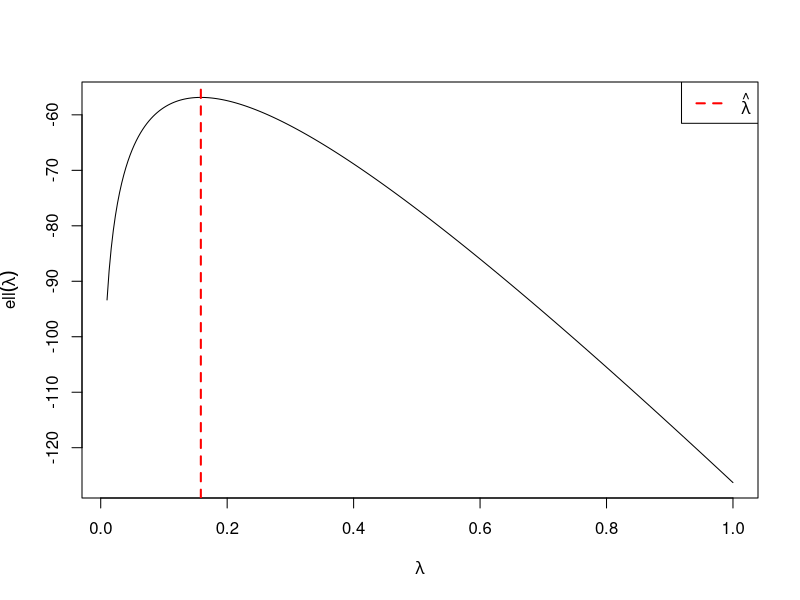

The R source for this figure:
setwd("C:/Users/savli/Documents/Programação/R")

# ----------- QUESTÃO 1 ----------- #
# Considera-se que o tempo de vida segue uma distribuição exponencial com taxa λ > 0

# 1.1) PDF da distribuição exponencial
exp_pdf <- function(x, lambda){
  return(lambda * exp(-lambda * x))
}

# 1.2(a) Função de verossimilhança(likelihood)
likelihood_exp <- function(x, lambda) {
  return(prod(exp_pdf(x, lambda)))
}

# 1.2(b) Função log-verossimilhança(log likelihood)
loglike_exp <- function(x, lambda) {
  n <- length(x)
  return(n * log(lambda) - lambda * sum(x))
}

# 1.2(c) Estimador de Máxima Verossimilhança
# Para a exponencial, o MLE é o inverso da média amostral
mle_exp <- function(x){
  return(1 / mean(x))
}

# 1.3) Dados da amostra
d <- c(
  0.99, 2.31, 10.85, 6.15, 10.81, 3.72, 5.75, 4.15, 9.27, 7.84,
  2.31, 10.85, 6.15, 1.81, 3.72, 5.75, 10.40, 10.04, 4.15, 9.27
)

# Cálculo do estimador de máxima verossimilhança
estimador <- mle_exp(d)

# 1.4) Gráfico da função log-verossimilhança

# Valores de lambda analisados
lambda_vals <- seq(0.01, 1, length.out = 300)

# Cálculo da log-verossimilhança para cada valor de λ
loglike_vals <- sapply(lambda_vals, loglike_exp, x = d)

# Gráfico da log-verossimilhança em função de λ
plot(lambda_vals, loglike_vals, type = "l",
     xlab = expression(lambda),
     ylab = expression(ell(lambda)))

# Linha vertical indicando o valor do MLE
abline(v = estimador, col = "red", lwd = 2, lty = 2)

# Legenda do gráfico
legend("topright",
       legend = expression(hat(lambda)),
       col = "red",
       lty = 2,
       lwd = 2)

# 1.5(a) Tempo médio de vida estimado
# Para a exponencial, a expectativa é 1/λ
expectativa_exp <- function(lambda){
  1 / lambda
}
tempomedio <- expectativa_exp(estimador) #para o tempo medio estimado,usamos o estimador

  #  1.5(b) Probabilidade de o computador durar mais de 5 anos,ou seja, P(X > 5)
  prob5b <- exp(-estimador * 5)
